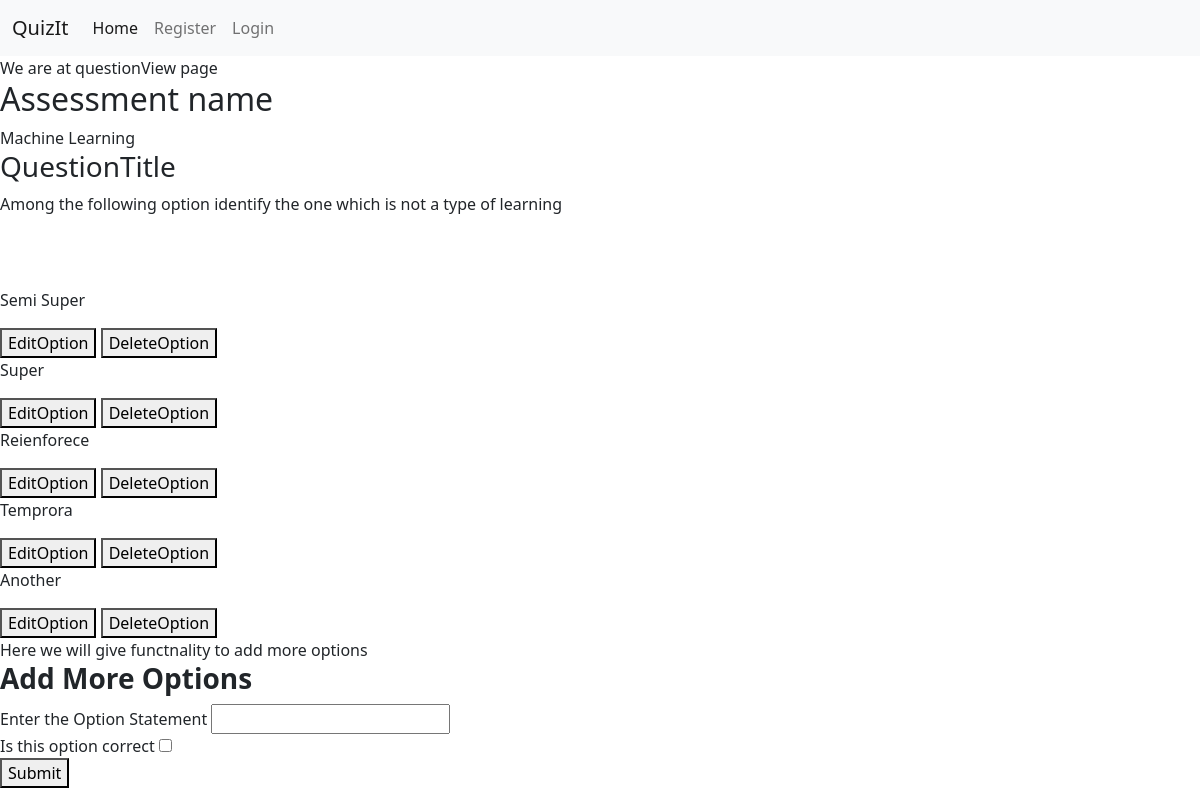
Page /questionView/21/ on the committed database.
### quiz/models.py (models this page shows)
class QuestionSet(models.Model):
    assessment = models.ForeignKey(
        Assessment, null=False, on_delete=models.CASCADE)
    section = models.ForeignKey(Section, null=False, on_delete=models.CASCADE)
    questionTitle = models.CharField(
        max_length=1023, default="question statement")
    mark = models.IntegerField()
    multiChoice = models.BooleanField(default=False)
    def __str__(self):
        return(str(self.assessment) + " - " + self.questionTitle)

class Assessment(models.Model):
    user = models.ForeignKey(User, null=False, on_delete=models.CASCADE)
    name = models.CharField(max_length=255, default="Exam")
    duration = models.IntegerField(default=1)
    time = models.DateTimeField(auto_now_add=True)
    released = models.BooleanField(default=False)
    def __str__(self):
        return(self.name)

class OptionSet(models.Model):
    Question = models.ForeignKey(
        QuestionSet, null=True, on_delete=models.CASCADE)
    optionStatement = models.CharField(
        max_length=1023, default="No Statement Provided")
    correct = models.BooleanField(default=False)
    def __str__(self):
        return(self.optionStatement)

### quiz/views.py (the view, shortened to what this page needs)
# urls.py: path('questionView/<int:pk>/', questionView, name="questionView"),
def questionView(request, pk):
    print(pk)
    findQuestion = QuestionSet.objects.filter(id=pk)
    print(findQuestion[0])
    options = OptionSet.objects.filter(Question=findQuestion[0])
    print(options)
    return render(request, 'questionView.html', {'question': findQuestion, 'options': options})

### quiz/templates/questionView.html (shortened to what this page needs)
{% extends 'base.html' %} {% block content %} We are at questionView page
<br />
{% for info in question %}
<h2>Assessment name</h2>
{{info.assessment}}
<br />
<h3>QuestionTitle</h3>
{{info.questionTitle}}
<br />
{{info.information}} {% endfor %}
<br />
<br />
<br />
{% for opt in options %}
<div>
  <p>{{opt}}</p>
  <button>EditOption</button>
  <a href="/optionDelete/{{opt.id}}/">
    <button>DeleteOption</button>
  </a>
</div>
{% endfor %} Here we will give functnality to add more options <br />
<h3>
  <b> Add More Options </b>
</h3>
<form action="" method="POST">
  <label for="text" name="addOption">Enter the Option Statement</label>
  <input id="optionStatement" type="text" name="optionStatement" required />
  <br />
  <label for="checkbox">Is this option correct</label>
  <input id="optionCheckbox" type="checkbox" name="optionCheckbox" />
  <br />
  <button type="submit">Submit</button>
</form>
{% endblock content %}

### rows in the picture
QuestionSet: assessment "Machine Learning", questionTitle "Among the following option identify the one which is not a type of learning"
OptionSet: optionStatement "Semi Super"
OptionSet: optionStatement "Super"
OptionSet: optionStatement "Reienforece"
OptionSet: optionStatement "Temprora"
OptionSet: optionStatement "Another"
